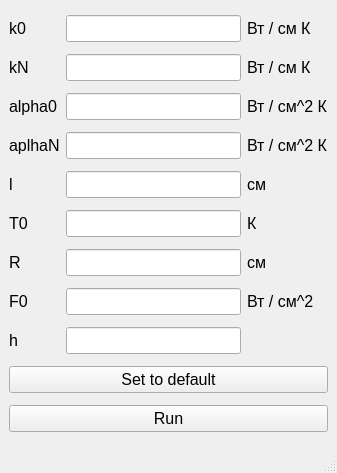
<?xml version="1.0" encoding="UTF-8"?>
<ui version="4.0">
 <class>MainWindow</class>
 <widget class="QMainWindow" name="MainWindow">
  <property name="geometry">
   <rect>
    <x>0</x>
    <y>0</y>
    <width>337</width>
    <height>473</height>
   </rect>
  </property>
  <property name="windowTitle">
   <string>MainWindow</string>
  </property>
  <widget class="QWidget" name="centralwidget">
   <layout class="QGridLayout" name="gridLayout">
    <item row="7" column="0">
     <widget class="QLabel" name="label_8">
      <property name="font">
       <font>
        <pointsize>12</pointsize>
       </font>
      </property>
      <property name="text">
       <string>F0</string>
      </property>
     </widget>
    </item>
    <item row="3" column="2">
     <widget class="QLabel" name="label_12">
      <property name="font">
       <font>
        <pointsize>12</pointsize>
       </font>
      </property>
      <property name="text">
       <string>Вт / см^2 К</string>
      </property>
     </widget>
    </item>
    <item row="7" column="1">
     <widget class="QLineEdit" name="lineEdit_F0">
      <property name="font">
       <font>
        <pointsize>12</pointsize>
       </font>
      </property>
     </widget>
    </item>
    <item row="10" column="0" colspan="3">
     <widget class="QPushButton" name="run_button">
      <property name="font">
       <font>
        <pointsize>12</pointsize>
       </font>
      </property>
      <property name="text">
       <string>Run</string>
      </property>
     </widget>
    </item>
    <item row="1" column="1">
     <widget class="QLineEdit" name="lineEdit_kN">
      <property name="font">
       <font>
        <pointsize>12</pointsize>
       </font>
      </property>
     </widget>
    </item>
    <item row="6" column="1">
     <widget class="QLineEdit" name="lineEdit_R">
      <property name="font">
       <font>
        <pointsize>12</pointsize>
       </font>
      </property>
     </widget>
    </item>
    <item row="3" column="0">
     <widget class="QLabel" name="label_4">
      <property name="font">
       <font>
        <pointsize>12</pointsize>
       </font>
      </property>
      <property name="text">
       <string>aplhaN</string>
      </property>
     </widget>
    </item>
    <item row="4" column="2">
     <widget class="QLabel" name="label_13">
      <property name="font">
       <font>
        <pointsize>12</pointsize>
       </font>
      </property>
      <property name="text">
       <string>см</string>
      </property>
     </widget>
    </item>
    <item row="2" column="0">
     <widget class="QLabel" name="label_3">
      <property name="font">
       <font>
        <pointsize>12</pointsize>
       </font>
      </property>
      <property name="text">
       <string>alpha0</string>
      </property>
     </widget>
    </item>
    <item row="5" column="0">
     <widget class="QLabel" name="label_6">
      <property name="font">
       <font>
        <pointsize>12</pointsize>
       </font>
      </property>
      <property name="text">
       <string>T0</string>
      </property>
     </widget>
    </item>
    <item row="5" column="1">
     <widget class="QLineEdit" name="lineEdit_T0">
      <property name="font">
       <font>
        <pointsize>12</pointsize>
       </font>
      </property>
     </widget>
    </item>
    <item row="0" column="0">
     <widget class="QLabel" name="label">
      <property name="font">
       <font>
        <pointsize>12</pointsize>
       </font>
      </property>
      <property name="text">
       <string>k0</string>
      </property>
     </widget>
    </item>
    <item row="0" column="1">
     <widget class="QLineEdit" name="lineEdit_k0">
      <property name="font">
       <font>
        <pointsize>12</pointsize>
       </font>
      </property>
     </widget>
    </item>
    <item row="4" column="0">
     <widget class="QLabel" name="label_5">
      <property name="font">
       <font>
        <pointsize>12</pointsize>
       </font>
      </property>
      <property name="text">
       <string>l</string>
      </property>
     </widget>
    </item>
    <item row="6" column="0">
     <widget class="QLabel" name="label_7">
      <property name="font">
       <font>
        <pointsize>12</pointsize>
       </font>
      </property>
      <property name="text">
       <string>R</string>
      </property>
     </widget>
    </item>
    <item row="5" column="2">
     <widget class="QLabel" name="label_14">
      <property name="font">
       <font>
        <pointsize>12</pointsize>
       </font>
      </property>
      <property name="text">
       <string>К</string>
      </property>
     </widget>
    </item>
    <item row="6" column="2">
     <widget class="QLabel" name="label_15">
      <property name="font">
       <font>
        <pointsize>12</pointsize>
       </font>
      </property>
      <property name="text">
       <string>см</string>
      </property>
     </widget>
    </item>
    <item row="7" column="2">
     <widget class="QLabel" name="label_16">
      <property name="font">
       <font>
        <pointsize>12</pointsize>
       </font>
      </property>
      <property name="text">
       <string>Вт / см^2</string>
      </property>
     </widget>
    </item>
    <item row="4" column="1">
     <widget class="QLineEdit" name="lineEdit_l">
      <property name="font">
       <font>
        <pointsize>12</pointsize>
       </font>
      </property>
     </widget>
    </item>
    <item row="1" column="0">
     <widget class="QLabel" name="label_2">
      <property name="font">
       <font>
        <pointsize>12</pointsize>
       </font>
      </property>
      <property name="text">
       <string>kN</string>
      </property>
     </widget>
    </item>
    <item row="0" column="2">
     <widget class="QLabel" name="label_9">
      <property name="font">
       <font>
        <pointsize>12</pointsize>
       </font>
      </property>
      <property name="text">
       <string>Вт / см К</string>
      </property>
     </widget>
    </item>
    <item row="2" column="2">
     <widget class="QLabel" name="label_11">
      <property name="font">
       <font>
        <pointsize>12</pointsize>
       </font>
      </property>
      <property name="text">
       <string>Вт / см^2 К</string>
      </property>
     </widget>
    </item>
    <item row="2" column="1">
     <widget class="QLineEdit" name="lineEdit_alpha0">
      <property name="font">
       <font>
        <pointsize>12</pointsize>
       </font>
      </property>
     </widget>
    </item>
    <item row="1" column="2">
     <widget class="QLabel" name="label_10">
      <property name="font">
       <font>
        <pointsize>12</pointsize>
       </font>
      </property>
      <property name="text">
       <string>Вт / см К</string>
      </property>
     </widget>
    </item>
    <item row="9" column="0" colspan="3">
     <widget class="QPushButton" name="set_def_button">
      <property name="font">
       <font>
        <pointsize>12</pointsize>
       </font>
      </property>
      <property name="text">
       <string>Set to default</string>
      </property>
     </widget>
    </item>
    <item row="3" column="1">
     <widget class="QLineEdit" name="lineEdit_alphaN">
      <property name="font">
       <font>
        <pointsize>12</pointsize>
       </font>
      </property>
     </widget>
    </item>
    <item row="8" column="0">
     <widget class="QLabel" name="label_17">
      <property name="font">
       <font>
        <pointsize>12</pointsize>
       </font>
      </property>
      <property name="text">
       <string>h</string>
      </property>
     </widget>
    </item>
    <item row="8" column="2">
     <widget class="QLabel" name="label_18">
      <property name="text">
       <string/>
      </property>
     </widget>
    </item>
    <item row="8" column="1">
     <widget class="QLineEdit" name="lineEdit_h">
      <property name="font">
       <font>
        <pointsize>12</pointsize>
       </font>
      </property>
     </widget>
    </item>
   </layout>
  </widget>
  <widget class="QMenuBar" name="menubar">
   <property name="geometry">
    <rect>
     <x>0</x>
     <y>0</y>
     <width>337</width>
     <height>20</height>
    </rect>
   </property>
  </widget>
  <widget class="QStatusBar" name="statusbar"/>
 </widget>
 <resources/>
 <connections/>
</ui>
